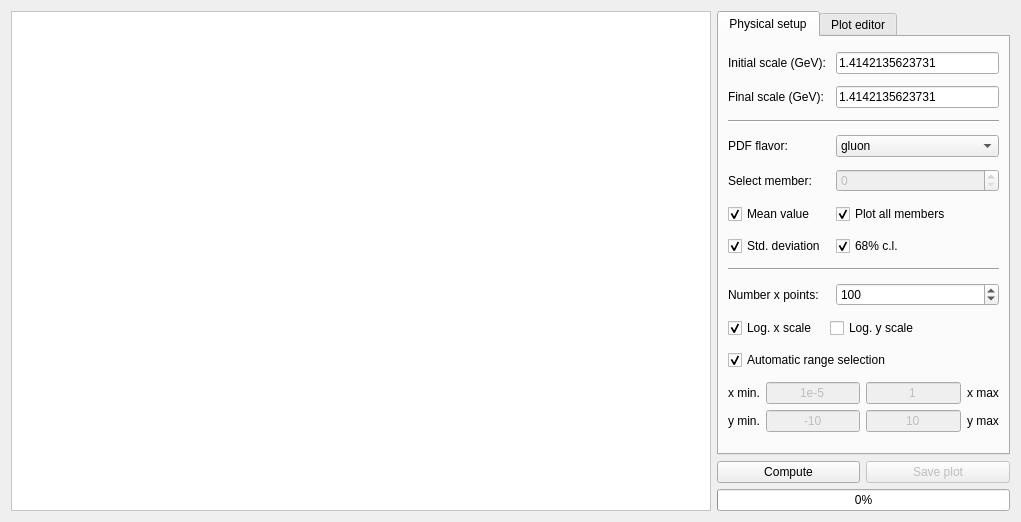
<?xml version="1.0" encoding="UTF-8"?>
<ui version="4.0">
 <class>PlotMembers</class>
 <widget class="QWidget" name="PlotMembers">
  <property name="geometry">
   <rect>
    <x>0</x>
    <y>0</y>
    <width>1021</width>
    <height>518</height>
   </rect>
  </property>
  <property name="windowTitle">
   <string>Plot PDF members</string>
  </property>
  <property name="windowIcon">
   <iconset resource="../resources/resource.qrc">
    <normaloff>:/icons/logo.png</normaloff>:/icons/logo.png</iconset>
  </property>
  <layout class="QGridLayout" name="gridLayout">
   <item row="0" column="0" rowspan="3">
    <widget class="QGraphicsView" name="graphicsView">
     <property name="minimumSize">
      <size>
       <width>700</width>
       <height>500</height>
      </size>
     </property>
     <property name="styleSheet">
      <string notr="true">background-image: url(:/images/splash.png);
background-repeat: no;
background-position: center;
background-color: rgb(255, 255, 255);</string>
     </property>
    </widget>
   </item>
   <item row="0" column="1" colspan="2">
    <widget class="QTabWidget" name="tabWidget">
     <property name="currentIndex">
      <number>0</number>
     </property>
     <widget class="QWidget" name="tab">
      <attribute name="title">
       <string>Physical setup</string>
      </attribute>
      <layout class="QGridLayout" name="gridLayout_3">
       <item row="0" column="0" colspan="2">
        <widget class="QLabel" name="label">
         <property name="text">
          <string>Initial scale (GeV):</string>
         </property>
        </widget>
       </item>
       <item row="0" column="2">
        <widget class="QLineEdit" name="Qi">
         <property name="text">
          <string>1.4142135623731</string>
         </property>
        </widget>
       </item>
       <item row="1" column="0">
        <widget class="QLabel" name="label_2">
         <property name="text">
          <string>Final scale (GeV):</string>
         </property>
        </widget>
       </item>
       <item row="1" column="2">
        <widget class="QLineEdit" name="Qf">
         <property name="text">
          <string>1.4142135623731</string>
         </property>
        </widget>
       </item>
       <item row="2" column="0" colspan="3">
        <widget class="Line" name="line">
         <property name="orientation">
          <enum>Qt::Horizontal</enum>
         </property>
        </widget>
       </item>
       <item row="3" column="0">
        <widget class="QLabel" name="label_3">
         <property name="text">
          <string>PDF flavor:</string>
         </property>
        </widget>
       </item>
       <item row="3" column="2">
        <widget class="QComboBox" name="PDFflavor">
         <property name="currentIndex">
          <number>6</number>
         </property>
         <item>
          <property name="text">
           <string>tbar</string>
          </property>
         </item>
         <item>
          <property name="text">
           <string>bbar</string>
          </property>
         </item>
         <item>
          <property name="text">
           <string>cbar</string>
          </property>
         </item>
         <item>
          <property name="text">
           <string>sbar</string>
          </property>
         </item>
         <item>
          <property name="text">
           <string>ubar</string>
          </property>
         </item>
         <item>
          <property name="text">
           <string>dbar</string>
          </property>
         </item>
         <item>
          <property name="text">
           <string>gluon</string>
          </property>
         </item>
         <item>
          <property name="text">
           <string>d</string>
          </property>
         </item>
         <item>
          <property name="text">
           <string>u</string>
          </property>
         </item>
         <item>
          <property name="text">
           <string>s</string>
          </property>
         </item>
         <item>
          <property name="text">
           <string>c</string>
          </property>
         </item>
         <item>
          <property name="text">
           <string>b</string>
          </property>
         </item>
         <item>
          <property name="text">
           <string>t</string>
          </property>
         </item>
         <item>
          <property name="text">
           <string>photon</string>
          </property>
         </item>
        </widget>
       </item>
       <item row="4" column="0">
        <widget class="QLabel" name="label_4">
         <property name="text">
          <string>Select member:</string>
         </property>
        </widget>
       </item>
       <item row="4" column="2">
        <widget class="QSpinBox" name="setmember">
         <property name="enabled">
          <bool>false</bool>
         </property>
         <property name="maximum">
          <number>1000</number>
         </property>
        </widget>
       </item>
       <item row="5" column="0">
        <widget class="QCheckBox" name="mean">
         <property name="text">
          <string>Mean value</string>
         </property>
         <property name="checked">
          <bool>true</bool>
         </property>
        </widget>
       </item>
       <item row="5" column="2">
        <widget class="QCheckBox" name="checkBox">
         <property name="text">
          <string>Plot all members</string>
         </property>
         <property name="checked">
          <bool>true</bool>
         </property>
        </widget>
       </item>
       <item row="6" column="0" colspan="2">
        <widget class="QCheckBox" name="stddev">
         <property name="text">
          <string>Std. deviation</string>
         </property>
         <property name="checked">
          <bool>true</bool>
         </property>
        </widget>
       </item>
       <item row="6" column="2">
        <widget class="QCheckBox" name="cl">
         <property name="text">
          <string>68% c.l.</string>
         </property>
         <property name="checked">
          <bool>true</bool>
         </property>
        </widget>
       </item>
       <item row="7" column="0" colspan="3">
        <widget class="Line" name="line_2">
         <property name="orientation">
          <enum>Qt::Horizontal</enum>
         </property>
        </widget>
       </item>
       <item row="8" column="0" colspan="2">
        <widget class="QLabel" name="label_9">
         <property name="text">
          <string>Number x points:</string>
         </property>
        </widget>
       </item>
       <item row="8" column="2">
        <widget class="QSpinBox" name="xpoints">
         <property name="minimum">
          <number>10</number>
         </property>
         <property name="maximum">
          <number>1000000000</number>
         </property>
         <property name="value">
          <number>100</number>
         </property>
        </widget>
       </item>
       <item row="10" column="0" colspan="3">
        <widget class="QCheckBox" name="automaticrange">
         <property name="layoutDirection">
          <enum>Qt::LeftToRight</enum>
         </property>
         <property name="text">
          <string>Automatic range selection</string>
         </property>
         <property name="checked">
          <bool>true</bool>
         </property>
        </widget>
       </item>
       <item row="11" column="0" colspan="3">
        <layout class="QGridLayout" name="gridLayout_2">
         <item row="0" column="0">
          <widget class="QLabel" name="label_5">
           <property name="text">
            <string>x min.</string>
           </property>
          </widget>
         </item>
         <item row="0" column="1">
          <widget class="QLineEdit" name="xmin">
           <property name="enabled">
            <bool>false</bool>
           </property>
           <property name="text">
            <string>1e-5</string>
           </property>
           <property name="alignment">
            <set>Qt::AlignCenter</set>
           </property>
          </widget>
         </item>
         <item row="0" column="2">
          <widget class="QLineEdit" name="xmax">
           <property name="enabled">
            <bool>false</bool>
           </property>
           <property name="text">
            <string>1</string>
           </property>
           <property name="alignment">
            <set>Qt::AlignCenter</set>
           </property>
          </widget>
         </item>
         <item row="0" column="3">
          <widget class="QLabel" name="label_6">
           <property name="text">
            <string>x max</string>
           </property>
          </widget>
         </item>
         <item row="1" column="0">
          <widget class="QLabel" name="label_8">
           <property name="text">
            <string>y min.</string>
           </property>
          </widget>
         </item>
         <item row="1" column="1">
          <widget class="QLineEdit" name="ymin">
           <property name="enabled">
            <bool>false</bool>
           </property>
           <property name="text">
            <string>-10</string>
           </property>
           <property name="alignment">
            <set>Qt::AlignCenter</set>
           </property>
          </widget>
         </item>
         <item row="1" column="2">
          <widget class="QLineEdit" name="ymax">
           <property name="enabled">
            <bool>false</bool>
           </property>
           <property name="text">
            <string>10</string>
           </property>
           <property name="alignment">
            <set>Qt::AlignCenter</set>
           </property>
          </widget>
         </item>
         <item row="1" column="3">
          <widget class="QLabel" name="label_7">
           <property name="text">
            <string>y max</string>
           </property>
          </widget>
         </item>
        </layout>
       </item>
       <item row="9" column="0">
        <widget class="QCheckBox" name="logx">
         <property name="layoutDirection">
          <enum>Qt::LeftToRight</enum>
         </property>
         <property name="text">
          <string>Log. x scale</string>
         </property>
         <property name="checked">
          <bool>true</bool>
         </property>
        </widget>
       </item>
       <item row="9" column="1" colspan="2">
        <widget class="QCheckBox" name="logy">
         <property name="layoutDirection">
          <enum>Qt::LeftToRight</enum>
         </property>
         <property name="text">
          <string>Log. y scale</string>
         </property>
        </widget>
       </item>
      </layout>
     </widget>
     <widget class="QWidget" name="tab_2">
      <attribute name="title">
       <string>Plot editor</string>
      </attribute>
      <layout class="QGridLayout" name="gridLayout_4">
       <item row="11" column="2">
        <spacer name="verticalSpacer">
         <property name="orientation">
          <enum>Qt::Vertical</enum>
         </property>
         <property name="sizeHint" stdset="0">
          <size>
           <width>20</width>
           <height>59</height>
          </size>
         </property>
        </spacer>
       </item>
       <item row="3" column="0" colspan="3">
        <widget class="QLineEdit" name="xtitle"/>
       </item>
       <item row="10" column="0">
        <widget class="QLabel" name="label_16">
         <property name="text">
          <string>68% c.l. color:</string>
         </property>
        </widget>
       </item>
       <item row="1" column="0" colspan="3">
        <widget class="QLineEdit" name="title"/>
       </item>
       <item row="5" column="0" colspan="3">
        <widget class="QLineEdit" name="ytitle"/>
       </item>
       <item row="2" column="0">
        <widget class="QLabel" name="label_11">
         <property name="text">
          <string>X axis label:</string>
         </property>
        </widget>
       </item>
       <item row="9" column="0">
        <widget class="QLabel" name="label_15">
         <property name="text">
          <string>Std. Dev. color:</string>
         </property>
        </widget>
       </item>
       <item row="8" column="1" colspan="2">
        <widget class="QComboBox" name="coloravg">
         <property name="currentIndex">
          <number>2</number>
         </property>
         <item>
          <property name="text">
           <string>Green</string>
          </property>
         </item>
         <item>
          <property name="text">
           <string>Blue</string>
          </property>
         </item>
         <item>
          <property name="text">
           <string>Red</string>
          </property>
         </item>
         <item>
          <property name="text">
           <string>Orange</string>
          </property>
         </item>
         <item>
          <property name="text">
           <string>Violet</string>
          </property>
         </item>
         <item>
          <property name="text">
           <string>Magenta</string>
          </property>
         </item>
         <item>
          <property name="text">
           <string>Black</string>
          </property>
         </item>
         <item>
          <property name="text">
           <string>Yellow</string>
          </property>
         </item>
         <item>
          <property name="text">
           <string>Cyan</string>
          </property>
         </item>
         <item>
          <property name="text">
           <string>Gray</string>
          </property>
         </item>
        </widget>
       </item>
       <item row="10" column="1" colspan="2">
        <widget class="QComboBox" name="color68cl">
         <property name="currentIndex">
          <number>6</number>
         </property>
         <item>
          <property name="text">
           <string>Green</string>
          </property>
         </item>
         <item>
          <property name="text">
           <string>Blue</string>
          </property>
         </item>
         <item>
          <property name="text">
           <string>Red</string>
          </property>
         </item>
         <item>
          <property name="text">
           <string>Orange</string>
          </property>
         </item>
         <item>
          <property name="text">
           <string>Violet</string>
          </property>
         </item>
         <item>
          <property name="text">
           <string>Magenta</string>
          </property>
         </item>
         <item>
          <property name="text">
           <string>Black</string>
          </property>
         </item>
         <item>
          <property name="text">
           <string>Yellow</string>
          </property>
         </item>
         <item>
          <property name="text">
           <string>Cyan</string>
          </property>
         </item>
         <item>
          <property name="text">
           <string>Gray</string>
          </property>
         </item>
        </widget>
       </item>
       <item row="9" column="1" colspan="2">
        <widget class="QComboBox" name="colorstddev">
         <property name="currentIndex">
          <number>1</number>
         </property>
         <item>
          <property name="text">
           <string>Green</string>
          </property>
         </item>
         <item>
          <property name="text">
           <string>Blue</string>
          </property>
         </item>
         <item>
          <property name="text">
           <string>Red</string>
          </property>
         </item>
         <item>
          <property name="text">
           <string>Orange</string>
          </property>
         </item>
         <item>
          <property name="text">
           <string>Violet</string>
          </property>
         </item>
         <item>
          <property name="text">
           <string>Magenta</string>
          </property>
         </item>
         <item>
          <property name="text">
           <string>Black</string>
          </property>
         </item>
         <item>
          <property name="text">
           <string>Yellow</string>
          </property>
         </item>
         <item>
          <property name="text">
           <string>Cyan</string>
          </property>
         </item>
         <item>
          <property name="text">
           <string>Gray</string>
          </property>
         </item>
        </widget>
       </item>
       <item row="8" column="0">
        <widget class="QLabel" name="label_14">
         <property name="text">
          <string>Central value color:</string>
         </property>
        </widget>
       </item>
       <item row="7" column="1" colspan="2">
        <widget class="QComboBox" name="colorreplica">
         <item>
          <property name="text">
           <string>Green</string>
          </property>
         </item>
         <item>
          <property name="text">
           <string>Blue</string>
          </property>
         </item>
         <item>
          <property name="text">
           <string>Red</string>
          </property>
         </item>
         <item>
          <property name="text">
           <string>Orange</string>
          </property>
         </item>
         <item>
          <property name="text">
           <string>Violet</string>
          </property>
         </item>
         <item>
          <property name="text">
           <string>Magenta</string>
          </property>
         </item>
         <item>
          <property name="text">
           <string>Black</string>
          </property>
         </item>
         <item>
          <property name="text">
           <string>Yellow</string>
          </property>
         </item>
         <item>
          <property name="text">
           <string>Cyan</string>
          </property>
         </item>
         <item>
          <property name="text">
           <string>Gray</string>
          </property>
         </item>
        </widget>
       </item>
       <item row="7" column="0">
        <widget class="QLabel" name="label_13">
         <property name="text">
          <string>Member color:</string>
         </property>
        </widget>
       </item>
       <item row="4" column="0">
        <widget class="QLabel" name="label_12">
         <property name="text">
          <string>Y axis label:</string>
         </property>
        </widget>
       </item>
       <item row="0" column="0">
        <widget class="QLabel" name="label_10">
         <property name="text">
          <string>Plot Title:</string>
         </property>
        </widget>
       </item>
       <item row="6" column="0" colspan="3">
        <widget class="Line" name="line_3">
         <property name="orientation">
          <enum>Qt::Horizontal</enum>
         </property>
        </widget>
       </item>
      </layout>
     </widget>
    </widget>
   </item>
   <item row="1" column="1">
    <widget class="QPushButton" name="playButton">
     <property name="styleSheet">
      <string notr="true"/>
     </property>
     <property name="text">
      <string>Compute</string>
     </property>
     <property name="icon">
      <iconset resource="../resources/resource.qrc">
       <normaloff>:/images/StepForwardNormalBlue.png</normaloff>:/images/StepForwardNormalBlue.png</iconset>
     </property>
     <property name="iconSize">
      <size>
       <width>32</width>
       <height>32</height>
      </size>
     </property>
    </widget>
   </item>
   <item row="1" column="2">
    <widget class="QPushButton" name="saveButton">
     <property name="enabled">
      <bool>false</bool>
     </property>
     <property name="styleSheet">
      <string notr="true"/>
     </property>
     <property name="text">
      <string>Save plot</string>
     </property>
     <property name="icon">
      <iconset resource="../resources/resource.qrc">
       <normaloff>:/images/save-32x32.png</normaloff>:/images/save-32x32.png</iconset>
     </property>
     <property name="iconSize">
      <size>
       <width>32</width>
       <height>32</height>
      </size>
     </property>
    </widget>
   </item>
   <item row="2" column="1" colspan="2">
    <widget class="QProgressBar" name="progressBar">
     <property name="value">
      <number>0</number>
     </property>
     <property name="textVisible">
      <bool>true</bool>
     </property>
     <property name="orientation">
      <enum>Qt::Horizontal</enum>
     </property>
     <property name="invertedAppearance">
      <bool>false</bool>
     </property>
    </widget>
   </item>
  </layout>
 </widget>
 <resources>
  <include location="../resources/resource.qrc"/>
 </resources>
 <connections/>
</ui>
